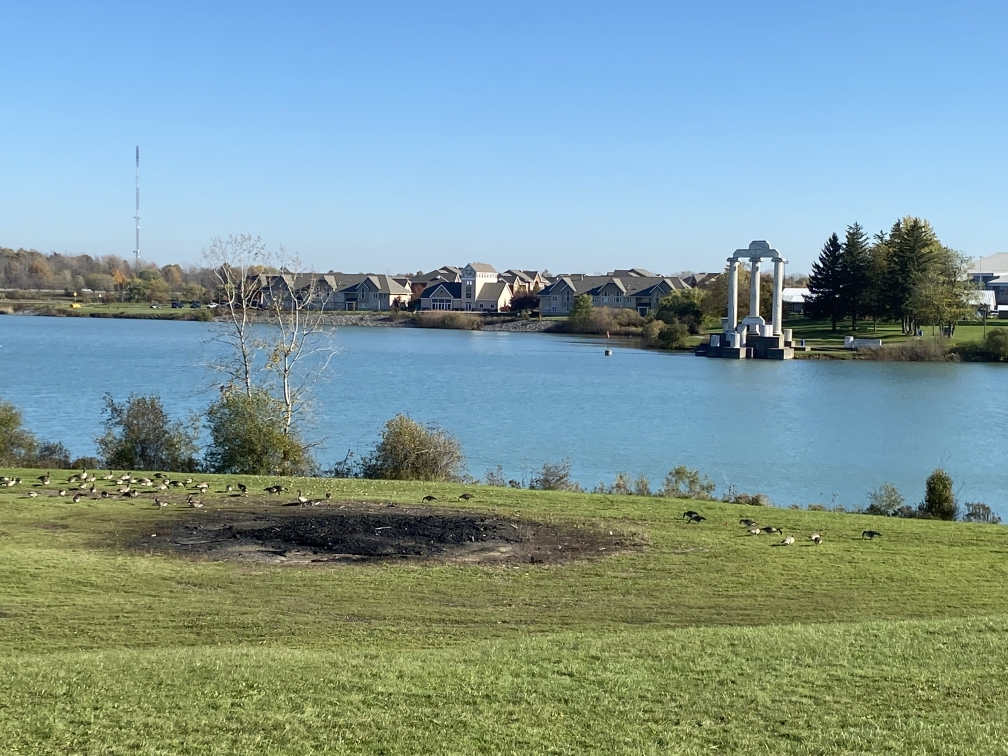
#> input picture Panorama creation using Image Stitching Techniques/left.jpg, 1008 x 756 px
$ python task1.py
#> lines starting #> are read from the running program, lines starting #| are printed output that depends on the picture
#> further down, left_img is the input picture: shape (756, 1008, 3); mean B, G, R 153.1, 153.7, 127.4
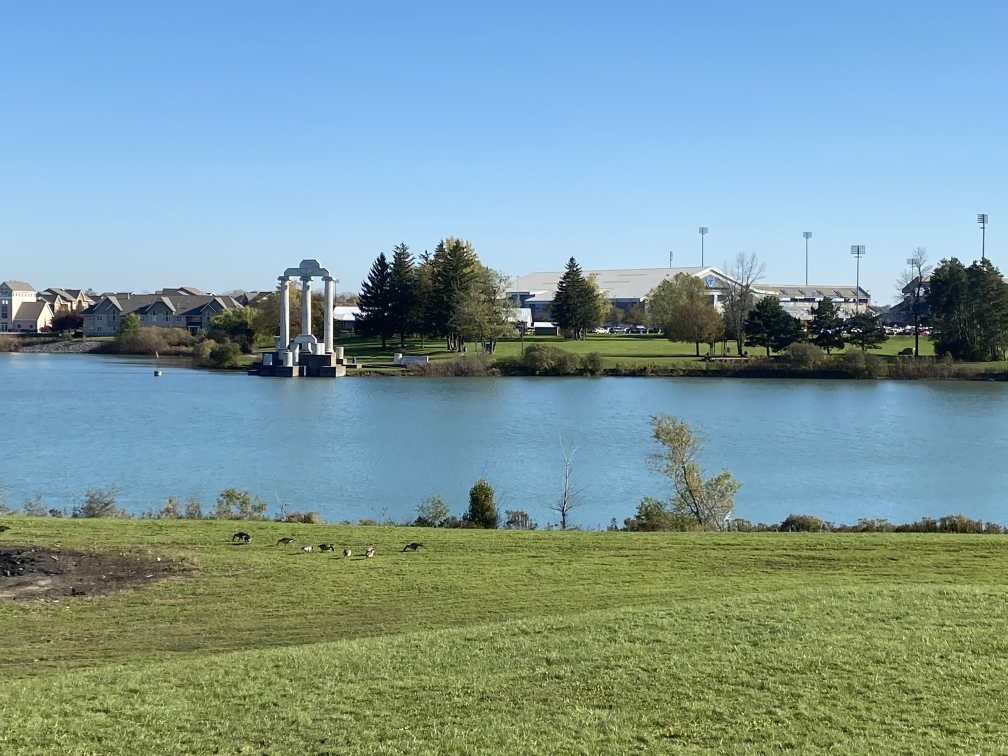
#> input picture Panorama creation using Image Stitching Techniques/right.jpg, 1008 x 756 px
#> further down, right_img is the input picture: shape (756, 1008, 3); mean B, G, R 155.8, 154, 125.4
"""
Image Stitching Problem
(Due date: Nov. 26, 11:59 P.M., 2021)

The goal of this task is to stitch two images of overlap into one image.
You are given 'left.jpg' and 'right.jpg' for your image stitching code testing.
Note that different left/right images might be used when grading your code.

To this end, you need to find keypoints (points of interest) in the given left and right images.
Then, use proper feature descriptors to extract features for these keypoints.
Next, you should match the keypoints in both images using the feature distance via KNN (k=2);
cross-checking and ratio test might be helpful for feature matching.
After this, you need to implement RANSAC algorithm to estimate homography matrix.
(If you want to make your result reproducible, you can try and set fixed random seed)
At last, you can make a panorama, warp one image and stitch it to another one using the homography transform.
Note that your final panorama image should NOT be cropped or missing any region of left/right image.

Do NOT modify the code provided to you.
You are allowed use APIs provided by numpy and opencv, except “cv2.findHomography()” and
APIs that have “stitch”, “Stitch”, “match” or “Match” in their names, e.g., “cv2.BFMatcher()” and
“cv2.Stitcher.create()”.
If you intend to use SIFT feature, make sure your OpenCV version is 3.4.2.17, see project2.pdf for details.
"""

import cv2
import numpy as np
# np.random.seed(<int>) # you can use this line to set the fixed random seed if you are using np.random
import random
# random.seed(<int>) # you can use this line to set the fixed random seed if you are using random

def euclidean_distance(x,y):
    return np.sqrt(np.sum(np.power(x-y,2),axis = 1))

def get_knn(dist,n=2,ratio=0.75):
    rawMatches = []
    neigh_ind = []

    for row in dist:
        sorted_neigh = sorted(enumerate(row), key=lambda x: x[1])[:2]
        ind_list = [tup[0] for tup in sorted_neigh]
        dist_list = [tup[1] for tup in sorted_neigh]

        rawMatches.append(dist_list)
        neigh_ind.append(ind_list)

    matches = []
    for m,n in rawMatches:
        if m < n*ratio:
            matches.append((m,n))


    return neigh_ind,matches

def solution(left_img, right_img):
    """
    :param left_img:
    :param right_img:
    :return: you need to return the result panorama image which is stitched by left_img and right_img
    """

    # TO DO: implement your solution here
    sift = cv2.SIFT.create(10000)
    (keyPoints_right,des_right) = sift.detectAndCompute(right_img,None)
#> keyPoints_right = 4354 keypoints; strongest (x, y, size): (370, 284, 2.3), (908, 327, 2.4), (532, 324, 2.1), (549, 325, 3.9)
    (keyPoints_left,des_left) = sift.detectAndCompute(left_img,None)
#> keyPoints_left = 4687 keypoints; strongest (x, y, size): (844, 246, 1.9), (821, 265, 2.4), (75, 294, 1.8), (1001, 307, 4)

    # print(len(des_right),len(des_left))
    bf = cv2.BFMatcher(cv2.NORM_L2, crossCheck=False)
    rawMatches = bf.knnMatch(des_left,des_right,2)
#> rawMatches = 4687 matches
    matches = []
    ratio = 0.9
    for m,n in rawMatches:
        # ensure the distance is within a certain ratio of each
        # other (i.e. Lowe's ratio test)
        if m.distance < n.distance * ratio:
            matches.append(m)
#> after the loop, matches = 1377 matches

    src_pts = np.float32([ keyPoints_left[m.queryIdx].pt for m in matches ]).reshape(-1,1,2)
#> src_pts = 1377 rows, first 8: [6.67, 603.5], [6.77, 566.8], [6.9, 718.7], [11.48, 408.1], [13.74, 481.9], [13.81, 246], [14.72, 550.7], [14.91, 309.6]
    dst_pts = np.float32([ keyPoints_right[m.trainIdx].pt for m in matches ]).reshape(-1,1,2)
#> dst_pts = 1377 rows, first 8: [776.7, 558.4], [667.4, 589.7], [907.2, 613.4], [365.8, 284.9], [306.1, 548.6], [144.4, 283], [21.33, 604.1], [32.29, 660.2]
    H, mask = cv2.findHomography(src_pts, dst_pts, cv2.RANSAC,5.0)
#> H = [[1.24, -0.0187, -565.1], [0.0713, 1.18, -32.88], [0.00024, -1.93e-06, 1]]; mask = 1377 values, max 1 at index 217, min 0 at index 0, mean 0.667
    matchesMask = mask.ravel().tolist()
#> matchesMask has the same summary as mask
    result_img = cv2.warpPerspective(left_img, H, ((left_img.shape[1] + right_img.shape[1]), right_img.shape[0])) #wraped image
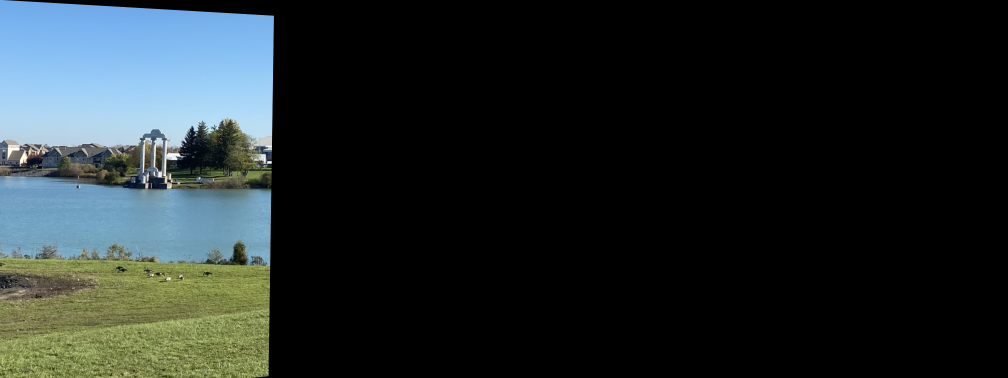
#> result_img: shape (756, 2016, 3) (shown at 1/2 size); mean B, G, R 41.3, 40.8, 33.3
    result_img[0:right_img.shape[0], 0:right_img.shape[1]] = right_img
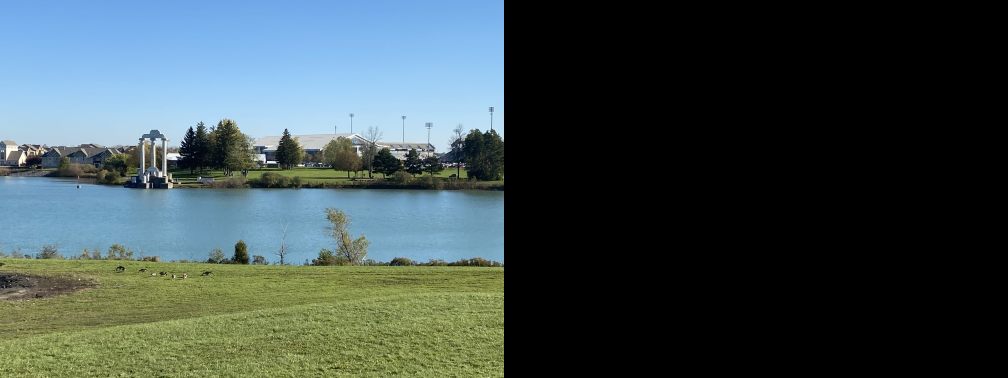
#> result_img: shape (756, 2016, 3) (shown at 1/2 size); mean B, G, R 77.9, 77, 62.7
    # [6 lines of commented-out code are left out]
    return result_img


if __name__ == "__main__":
    left_img = cv2.imread('left.jpg')
    right_img = cv2.imread('right.jpg')
    result_img = solution(left_img, right_img)
    cv2.imwrite('results/task1_result.jpg', result_img)
